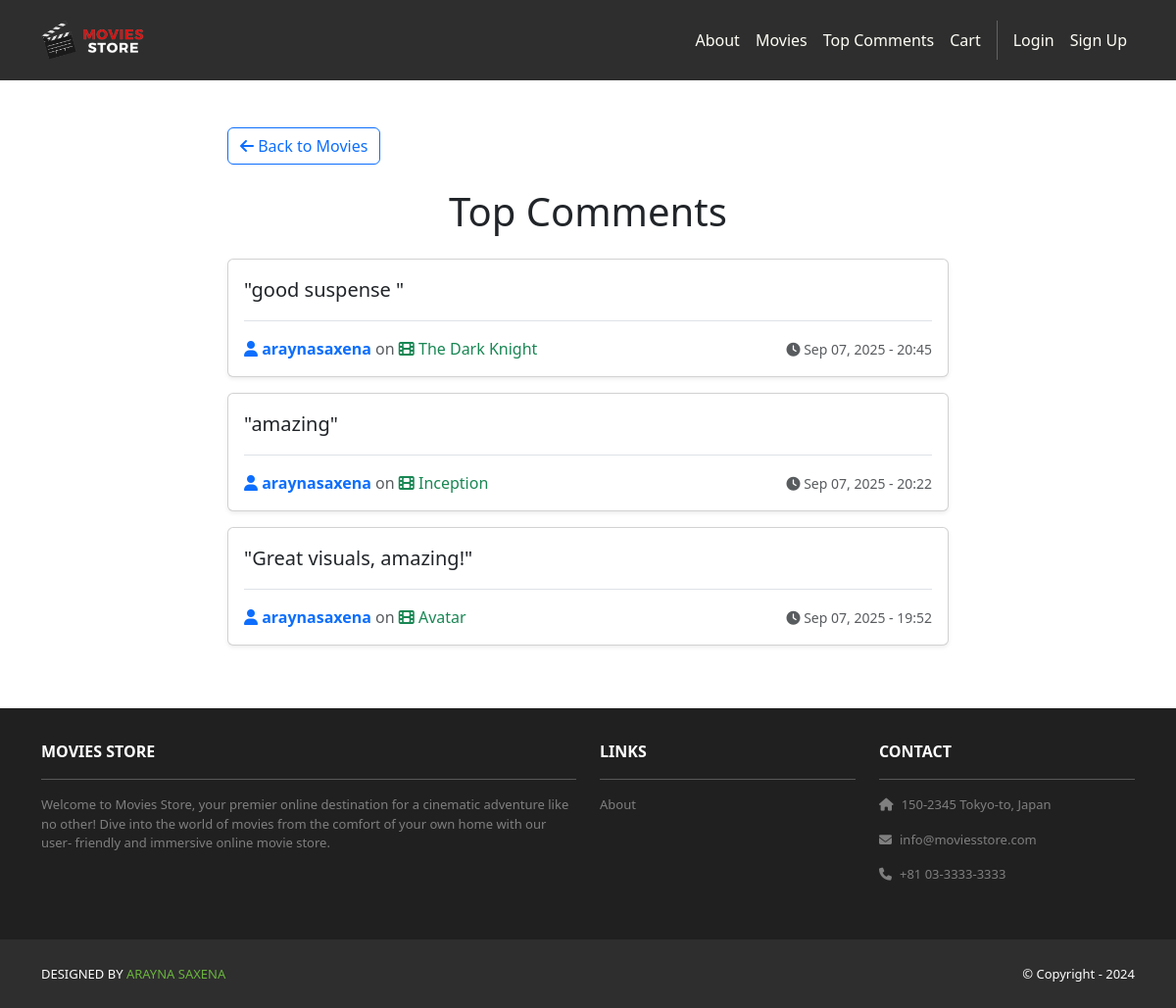
The app's page /movies/top-comments/, older data.
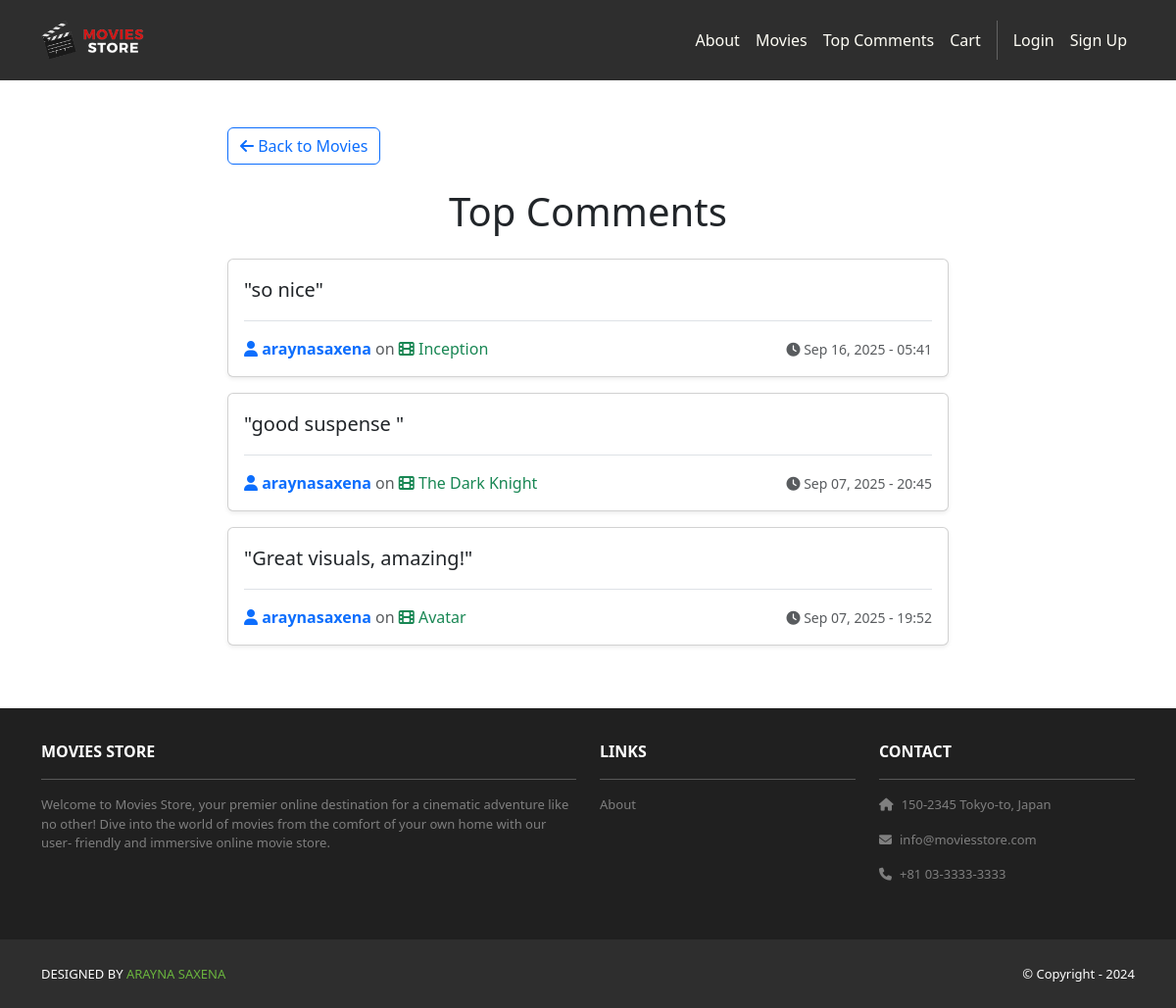
The same page, newer data.
### movies/models.py (models this page shows, shortened)
class Review(models.Model):
    id = models.AutoField(primary_key=True)
    comment = models.CharField(max_length=255)
    date = models.DateTimeField(auto_now_add=True)
    movie = models.ForeignKey(Movie, on_delete=models.CASCADE)
    user = models.ForeignKey(User, on_delete=models.CASCADE)

class Movie(models.Model):
    id = models.AutoField(primary_key=True)
    name = models.CharField(max_length=255)
    price = models.IntegerField()
    description = models.TextField()
    image = models.ImageField(upload_to='movie_images/')

### movies/views.py (the view)
# urls.py: path('top-comments/', views.top_comments, name='movies.top_comments'),  # Add this line
def top_comments(request):
    top_reviews = Review.objects.select_related('user', 'movie').order_by('-date')[:20]
    template_data = {
        'title': 'Top Comments',
        'reviews': top_reviews
    }
    return render(request, 'movies/top_comments.html', {'template_data': template_data})

### movies/templates/movies/top_comments.html
{% extends "base.html" %}
{% block content %}
<div class="container my-5">
    <div class="row">
        <div class="col-lg-8 mx-auto">
            <a href="{% url 'movies.index' %}" class="btn btn-outline-primary mb-4">
                <i class="fas fa-arrow-left"></i> Back to Movies
            </a>
            <h1 class="text-center mb-4">{{ template_data.title }}</h1>
            {% if template_data.reviews %}
                {% for review in template_data.reviews %}
                    <div class="card mb-3 shadow-sm">
                        <div class="card-body">
                            <blockquote class="blockquote mb-3">
                                <p class="mb-0">"{{ review.comment }}"</p>
                            </blockquote>
                            <div class="d-flex justify-content-between align-items-center border-top pt-3">
                                <div>
                                    <strong class="text-primary">
                                        <i class="fas fa-user"></i> {{ review.user.username }}
                                    </strong>
                                    <span class="text-muted">on</span>
                                    <a href="{% url 'movies.show' review.movie.id %}" class="text-success text-decoration-none">
                                        <i class="fas fa-film"></i> {{ review.movie.name }}
                                    </a>
                                </div>
                                <small class="text-muted">
                                    <i class="fas fa-clock"></i> {{ review.date|date:"M d, Y - H:i" }}
                                </small>
                            </div>
                        </div>
                    </div>
                {% endfor %}
            {% else %}
                <div class="text-center">
                    <div class="alert alert-info" role="alert">
                        <i class="fas fa-info-circle"></i> No comments found.
                    </div>
                </div>
            {% endif %}
        </div>
    </div>
</div>
{% endblock content %}

Row changes from the older to the newer data that the page shows:
removed Review: comment "amazing", user.username "araynasaxena", movie.name "Inception", date "Sep 07, 2025 - 20:22"
added Review: comment "so nice", user.username "araynasaxena", movie.name "Inception", date "Sep 16, 2025 - 05:41"
